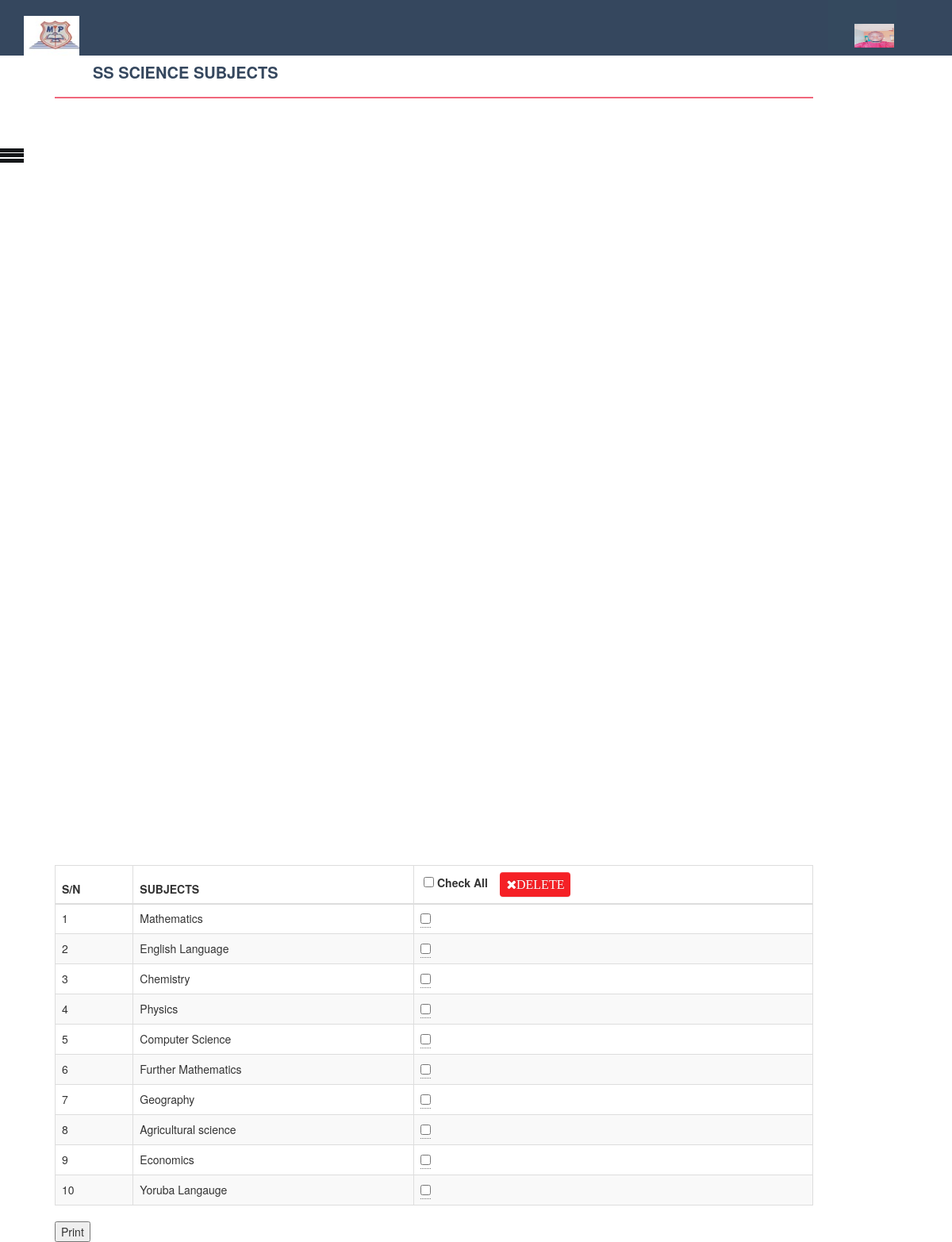
/admin/viewSSsci_subj.php (signed in), run on the app's committed database.
### tables this page shows
CREATE TABLE `headersetting` (
  `id` int(11) NOT NULL,
  `schname` varchar(255) NOT NULL,
  `schaddress` varchar(255) NOT NULL,
  `phone` varchar(255) NOT NULL,
  `email` varchar(255) NOT NULL,
  `website` varchar(255) NOT NULL,
  `logo` varchar(255) NOT NULL
);

CREATE TABLE `sss_sci_subj` (
  `id` int(255) NOT NULL,
  `name` varchar(255) NOT NULL
);

### admin/viewSSsci_subj.php (the view, shortened to what this page needs)
<?php include("includes/bkheader.php"); ?>
<?php include("includes/functions.php"); ?>
<?php include("includes/adminHead.php"); ?>
 <?php include("includes/adminMenu.php"); ?>
   <h4 class="page-head-line">SS SCIENCE SubjectS</h4>
   <?php
   $sql = mysqli_query ($connection,"SELECT * FROM sss_sci_subj ");
    if(mysqli_num_rows($sql)==0){
      echo "nothing found" ;
    } else{
       echo ' <div class="table-responsive">
         <form method="post" action="ss_sci_subj_delOP.php">
      <table  border="2px" class="table table-bordered table-striped">
                                    <thead>
                                        <tr>
                                            <th>S/N</th>
                                              <th>SUBJECTS</th>
                                                  <th>  <div style=" float:left;">
           &nbsp;<input type="checkbox" id="selectall"/> Check All   &nbsp;&nbsp;
          <abbr title="Remove subjects!">  <button  class="btn btn-danger" name="delete" type="submit" id="delete" value="Delete" onClick="return show_confirm22();" style="background:#F52126; color:#fff; border:none; font-size:16px; padding:4px 8px;">
                <i class="fa fa-remove ">DELETE</i></button>  </abbr>
         </div>
         <div style="clear:both;"></div>
    </div> </th>
                                               <div style="margin-top:20px;">
                                        </tr>
                                    </thead>
                                    <tbody>  ';
              ?>
              <tr>
    <?php
    $sn=0;
    while ($row = mysqli_fetch_array($sql)) {
        $sn =$sn + 1;
        ?>
                                    <tr>
                                            <td><?php echo $sn;?></td>
                                              <td><?php  echo $coursecode=htmlentities($row['name']);?></td>
                                <td> <abbr title="Remove subjects!">     <input type="checkbox" name="delid[]" class="case" value="<?php echo $row['id']; ?>" /></abbr> </td>
                                    </tr>
    <?php } $sn++;?>
<?php
}
?>
    </tbody>
           <input type="button" value="Print" onclick="javascript:printDiv('print')" />
                </div>
          </div>
 <?php require("includes/footer.php"); ?>

### admin/includes/adminHead.php (shortened to what this page needs)
<div class="userheader">
<a href="index.php"><?php
    $select_profile="SELECT * FROM headersetting";
    $headerdisplay=mysqli_query($connection,$select_profile);
    while($data=mysqli_fetch_array($headerdisplay)){
    $logo=$data['logo'];
   echo "<img src='$logo' alt=\"My profile picture\" width='70px' height='70px'>";
 }
?> </a>
 <div class="dropdown">
  <button class="dropbtn">
  <?php
    $username=$_SESSION['username'];
    $select_profile="SELECT * FROM admin WHERE username='$username'";
    $result=mysqli_query($connection,$select_profile);
    while($data=mysqli_fetch_array($result)){
    $picture=$data['picture'];
    echo "<br/>";
  echo "<img src='$picture' alt=\"My profile picture\" width='70' height='70' >";
 }
?>
  </button>
</div>
</div>

### admin/includes/bkheader.php (style rules this page uses)
* { box-sizing: border-box; }
html, body { padding: 0px; margin: 0px; height: 100%; }
.page-head-line { font-weight: 900; padding-bottom: 20px; border-bottom: 2px solid #F0677C; text-transform: uppercase; color: #35475e; font-size: 20px; margin-bottom: 40px; }
.userheader { background-color: #35475e; height: 100px; width: 100%; position: relative; bottom: 0; z-index: 10; }
.userheader .dropbtn { background-color: #34495e; color: white; padding: 3px; font-size: 16px; border: none; }
.userheader .dropdown { position: relative; display: inline-block; float: right; padding-top: -23px; margin-right: 70px; }
.userheader img { float: left; margin-left: 50px; padding-top: 30px; }
.userheader .dropdown img { position: relative; padding-top : -5px; }
abbr { border-bottom: 1px dotted #666; cursor: help; }
.userheader { background-color: #35475e; height: 70px; width: 100%; position: relative; bottom: 0; }
.userheader .dropbtn { color: white; padding: 3px; font-size: 12px; border: none; }
.userheader .dropdown { position: relative; display: inline-block; float: right; margin-top: -10px; }
.userheader img { float: left; margin-left: 30px; padding-top: 20px; }
.userheader .dropdown img { width: 50px; height: 50px; position: relative; padding-top : -5px; }

### data on the page
headersetting: logo (picture)
sss_sci_subj: name "Mathematics"
sss_sci_subj: name "English Language"
sss_sci_subj: name "Chemistry"
sss_sci_subj: name "Physics"
sss_sci_subj: name "Computer Science"
sss_sci_subj: name "Further Mathematics"
sss_sci_subj: name "Geography"
sss_sci_subj: name "Agricultural science"
sss_sci_subj: name "Economics"
sss_sci_subj: name "Yoruba Langauge"
